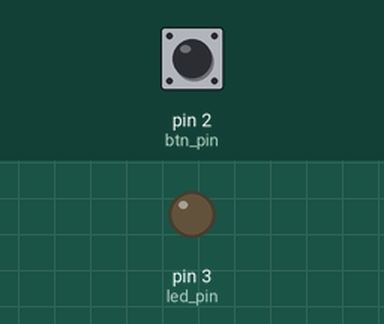
This sketch was run on a simulated Arduino Uno, built with avr-gcc and run on an emulated ATmega328P. Parts: output pins drawn as LEDs (lit = HIGH). The inputs (shaded band) are chosen by the test bench; at power-on: pin 2 (btn_pin) HIGH.

Above: at 1.2 s.
1.3 s: pin 2 (btn_pin) pulled LOW for 0.15 s
At 2.3 s:
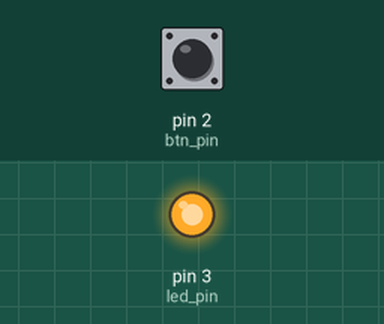
2.9 s: pin 2 (btn_pin) pulled LOW for 1 s
At 3.6 s:
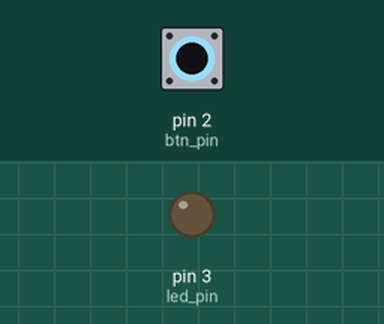
5.4 s: pin 2 (btn_pin) pulled LOW for 3.2 s
At 6.7 s:
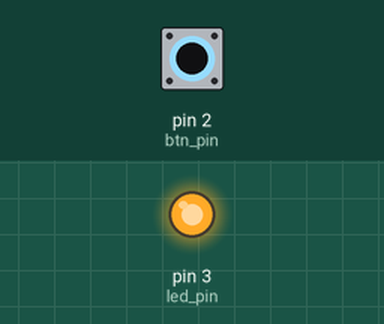
Timing chart, 0 to 8.4 s (numbered marks = the images above; inputs shaded):
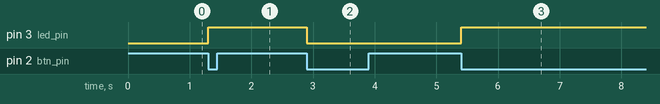

Measured:
- after the input at 1.3 s, pin 3 (led_pin): LOW → HIGH at once
- after the input at 2.9 s, pin 3 (led_pin): HIGH → LOW at once
- after the input at 5.4 s, pin 3 (led_pin): LOW → HIGH at once

The sketch:

03_button_led.ino
```cpp
// C++ code
//
int led_pin = 3;
int btn_pin = 2;
bool led_status = false;
bool btn_last_state = HIGH;

void setup()
{
  pinMode(led_pin, OUTPUT);
  pinMode(btn_pin, INPUT_PULLUP);
}

void loop()
{

  bool btn_state = digitalRead(btn_pin);

  if (btn_state == LOW && btn_last_state == HIGH) {
    led_status = !led_status;
    digitalWrite(led_pin, led_status);
    delay(500);
  }

  btn_last_state = btn_state;
}
```
